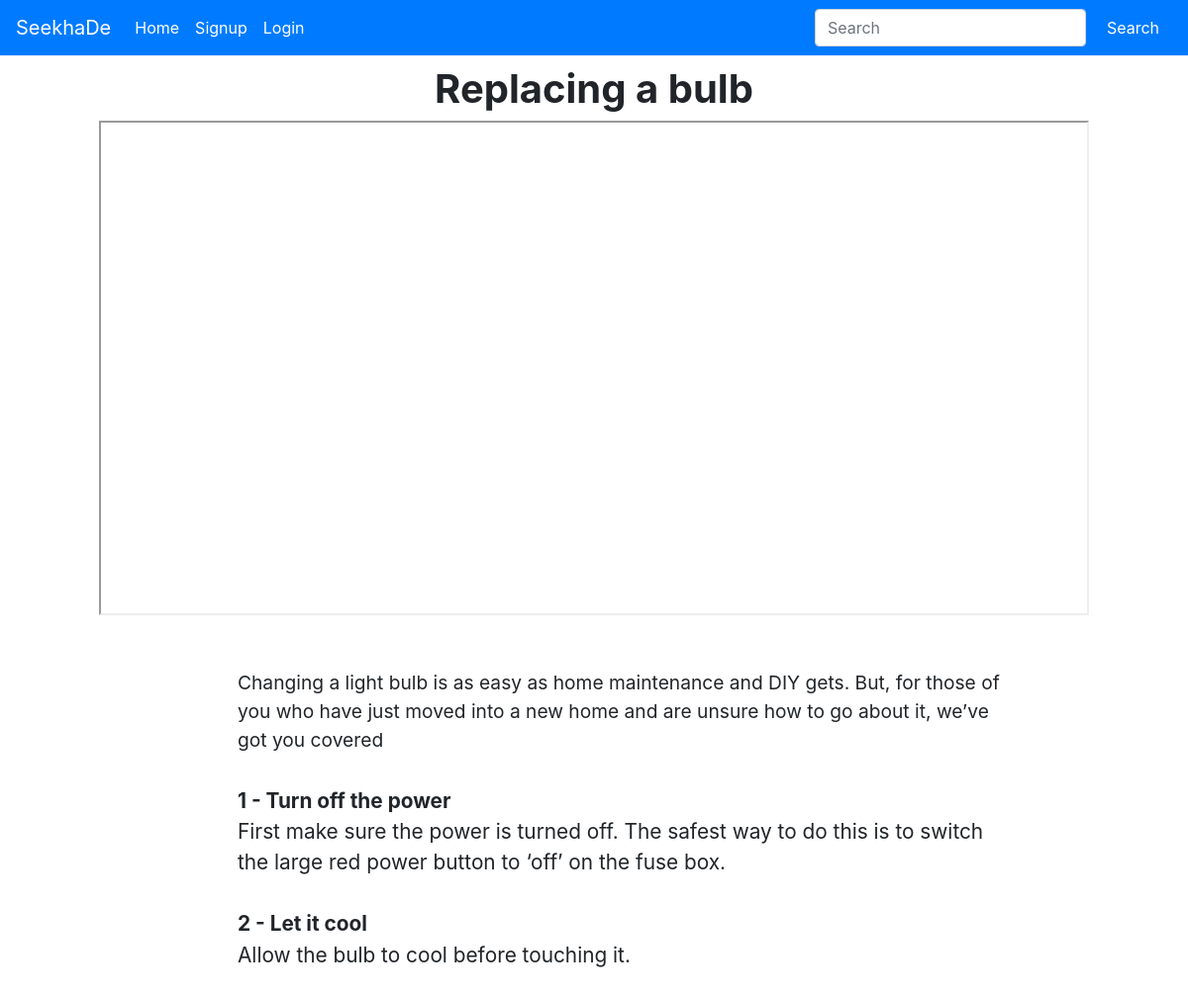
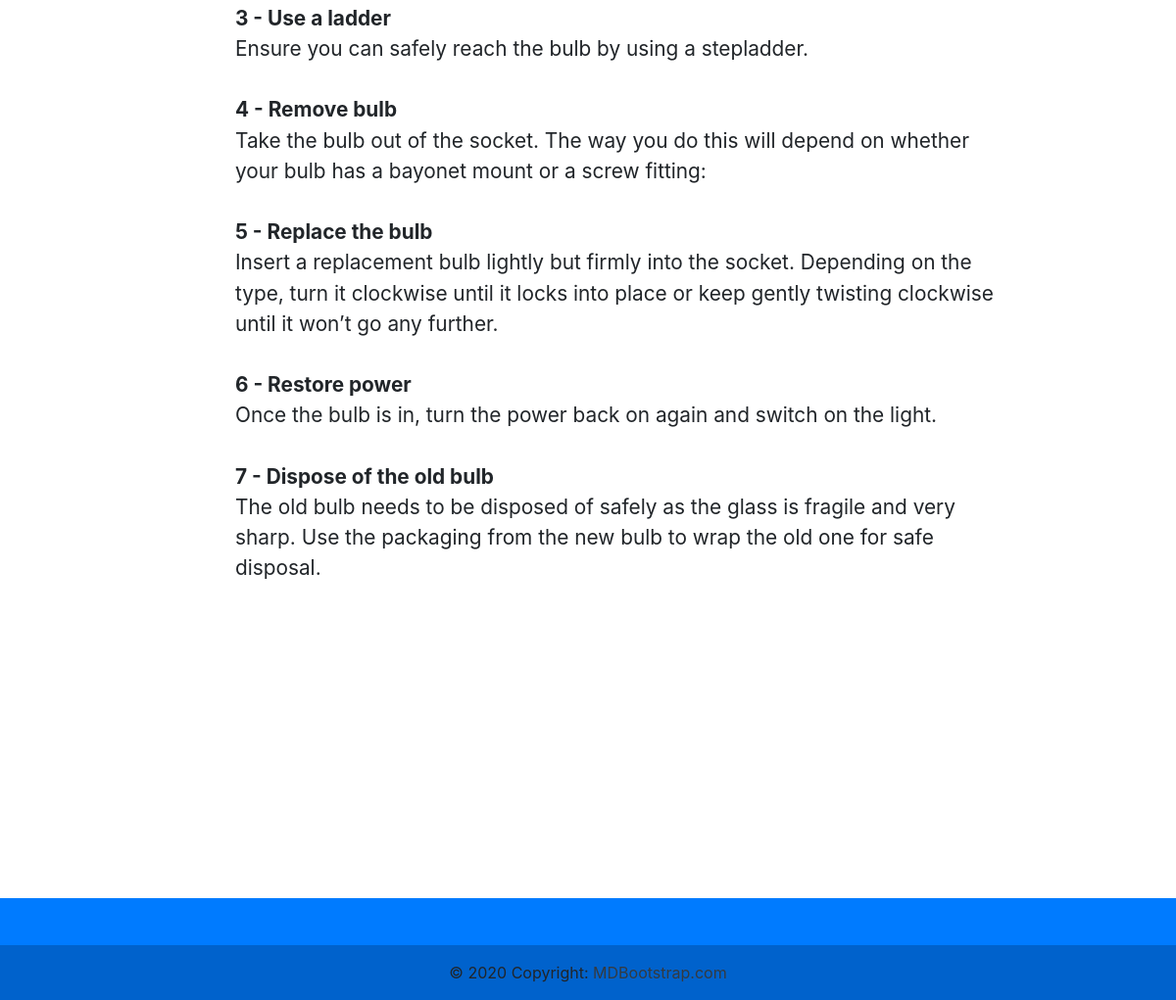
/posts/1, run on the app's committed database (2 pictures, top to bottom).
### main/models.py (models this page shows, shortened)
class posts(models.Model):
    post_id = models.AutoField
    title = models.CharField(max_length=100)
    category = models.CharField(max_length=100)
    desc = models.CharField(max_length=300, default="")
    step_title = models.CharField(max_length=10000, blank=True)
    step = models.CharField(max_length=10000, blank=True)
    step_title1 = models.CharField(max_length=10000, blank=True)
    step1 = models.CharField(max_length=10000, blank=True)
    step_title2 = models.CharField(max_length=10000, blank=True)
    step2 = models.CharField(max_length=10000, blank=True)
    step_title3 = models.CharField(max_length=10000, blank=True)
    step3 = models.CharField(max_length=10000, blank=True)
    step_title4 = models.CharField(max_length=10000, blank=True)
    step4 = models.CharField(max_length=10000, blank=True)
    step_title5 = models.CharField(max_length=10000, blank=True)
    step5 = models.CharField(max_length=10000, blank=True)
    step_title6 = models.CharField(max_length=10000, blank=True)
    step6 = models.CharField(max_length=10000, blank=True)
    step_title7 = models.CharField(max_length=10000, blank=True)
    step7 = models.CharField(max_length=10000, blank=True)
    step_title8 = models.CharField(max_length=10000, blank=True)
    step8 = models.CharField(max_length=10000, blank=True)
    step_title9 = models.CharField(max_length=10000, blank=True)
    step9 = models.CharField(max_length=10000, blank=True)
    link = models.CharField(max_length=200, default="")
    thumbnail = models.ImageField(upload_to='posts/images', default="")

### main/views.py (the view)
# urls.py: path('posts/<int:post_id>', postview, name="postview"),
def postview(request , post_id):
    post = posts.objects.filter(id = post_id)
    return render(request , 'postview.html' , {'post':post[0]})

### main/templates/postview.html (shortened to what this page needs)
{% extends "base.html"%}
{% block content %}
<div class="container"  name="title" font-size="3rem"><h1><b>{{post.title}}</b></h1>
<iframe src="{{post.link}}" width="1000" height="500" frameborder="1"></iframe>
</div>
<br>
<br>
<div class="container1">
    <h>{{post.desc}}</h>
    <br>
</div>
<div class="container2">
    <br>
    <b>{{post.step_title}}</b>
    <br>
    {{post.step}}
<br>
<br>
    <b>{{post.step_title1}}</b>
    <br>
    {{post.step1}}
<br>
<br>
    <b>{{post.step_title2}}</b>
    <br>
    {{post.step2}}
<br>
<br>
    <b>{{post.step_title3}}</b>
    <br>
    {{post.step3}}
<br>
<br>
    <b>{{post.step_title4}}</b>
    <br>
    {{post.step4}}
<br>
<br>
    <b>{{post.step_title5}}</b>
    <br>
    {{post.step5}}
<br>
<br>
    <b>{{post.step_title6}}</b>
    <br>
    {{post.step6}}
<br>
<br>
    <br>
<br>
<br>
    <br>
<br>
<br>
    <br>
    <br>
    <br>
</div>
{% endblock %}

### data on the page
posts: title "Replacing a bulb", desc "Changing a light bulb is as easy as home maintenance and DIY gets. But, for those of you who have just moved into a new home and are unsure how to go about it, we’ve got you covered", step_title "1 - Turn off the power", step "First make sure the power is turned off. The safest way to do this is to switch the large red power button to ‘off’ on the fuse box.", step_title1 "2 - Let it cool", step1 "Allow the bulb to cool before touching it.", step_title2 "3 - Use a ladder", step2 "Ensure you can safely reach the bulb by using a stepladder.", step_title3 "4 - Remove bulb", step3 "Take the bulb out of the socket. The way you do this will depend on whether your bulb has a bayonet mount or a screw fitting:", step_title4 "5 - Replace the bulb", step4 "Insert a replacement bulb lightly but firmly into the socket. Depending on the type, turn it clockwise until it locks into place or keep gently twisting clockwise until it won’t go any further.", step_title5 "6 - Restore power", step5 "Once the bulb is in, turn the power back on again and switch on the light.", step_title6 "7 - Dispose of the old bulb", step6 "The old bulb needs to be disposed of safely as the glass is fragile and very sharp. Use the packaging from the new bulb to wrap the old one for safe disposal."
